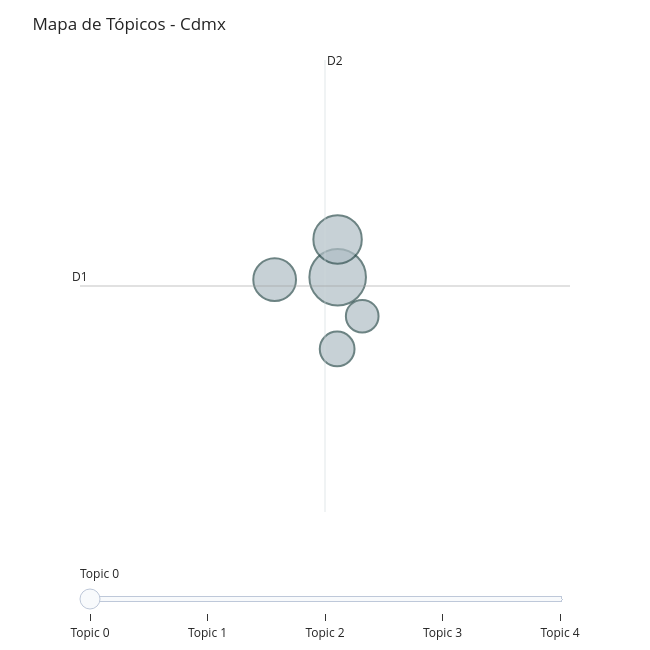
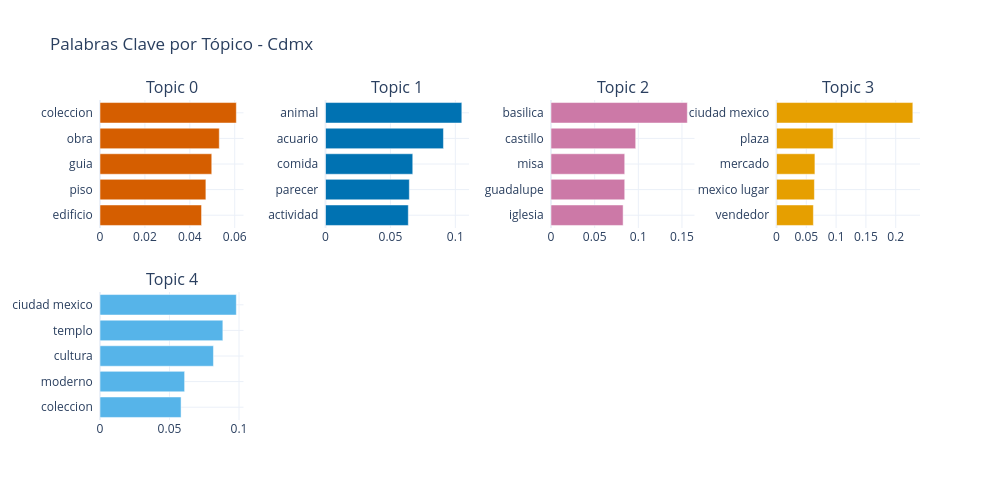
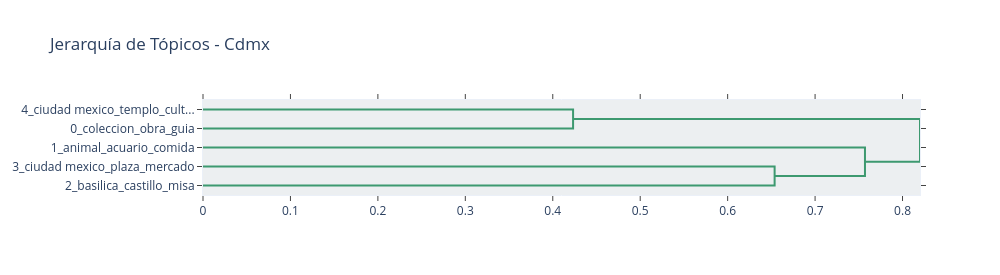

The cell these charts' notebook holds for them, in order:
### Code cell
# ===== VISUALIZACIONES INTERACTIVAS DE BERTOPIC =====

print(f"Visualizaciones interactivas de BERTopic para {CIUDAD_ANALIZAR}:")
print(f"Tópicos identificados: {len(topic_info)} (incluyendo outliers si los hay)")

# Validar si tenemos suficientes tópicos para visualizaciones
num_topicos_validos = len([t for t in topic_info['Topic'] if t != -1])
print(f"Tópicos válidos (sin outliers): {num_topicos_validos}")

if num_topicos_validos < 2:
    print("⚠️ ADVERTENCIA: Muy pocos tópicos identificados para generar visualizaciones interactivas.")
    print("💡 Esto puede deberse a:")
    print("   - Textos muy similares después de la limpieza")
    print("   - Dataset pequeño para la ciudad seleccionada")
    print("   - Parámetros de clustering muy restrictivos")
    print("\n📊 Mostrando información básica de tópicos:")
    for topic_id in topic_info['Topic']:
        if topic_id != -1:
            topic_words = topic_model.get_topic(topic_id)
            print(f"\nTópico {topic_id}: {topic_names.get(topic_id, 'Sin nombre')}")
            print(f"Palabras clave: {', '.join([word for word, _ in topic_words[:8]])}")
            print(f"Documentos: {topic_info[topic_info['Topic'] == topic_id]['Count'].iloc[0]}")
else:
    # Intentar generar visualizaciones con manejo de errores
    try:
        print("\n🗺️ Generando mapa de tópicos...")
        fig_intertopic = topic_model.visualize_topics()
        fig_intertopic.update_layout(title=f"Mapa de Tópicos - {CIUDAD_ANALIZAR}")
        fig_intertopic.show()
    except Exception as e:
        print(f"❌ Error al generar mapa de tópicos: {str(e)}")
        print("💡 Esto es normal con pocos tópicos o datos limitados")

    try:
        print("\n📊 Generando gráfico de barras...")
        fig_barchart = topic_model.visualize_barchart(top_n_topics=min(8, num_topicos_validos))
        fig_barchart.update_layout(title=f"Palabras Clave por Tópico - {CIUDAD_ANALIZAR}")
        fig_barchart.show()
    except Exception as e:
        print(f"❌ Error al generar gráfico de barras: {str(e)}")
        print("🔧 Mostrando información alternativa de palabras clave:")
        for topic_id in topic_info['Topic'][:5]:  # Mostrar máximo 5 tópicos
            if topic_id != -1:
                topic_words = topic_model.get_topic(topic_id)
                print(f"\n📈 {topic_names.get(topic_id, f'Tópico {topic_id}')}:")
                print(f"   {', '.join([f'{word}({score:.3f})' for word, score in topic_words[:5]])}")

    try:
        print("\n🌳 Generando jerarquía de tópicos...")
        if num_topicos_validos >= 3:  # Necesitamos al menos 3 tópicos para jerarquía
            fig_hierarchy = topic_model.visualize_hierarchy()
            fig_hierarchy.update_layout(title=f"Jerarquía de Tópicos - {CIUDAD_ANALIZAR}")
            fig_hierarchy.show()
        else:
            print("⚠️ Se necesitan al menos 3 tópicos para mostrar jerarquía")
    except Exception as e:
        print(f"❌ Error al generar jerarquía: {str(e)}")

# Información adicional sobre la calidad del modelado
print(f"\n📋 Resumen del modelado:")
print(f"✅ Textos analizados: {len(texts)}")
print(f"🎯 Tópicos encontrados: {num_topicos_validos}")
print(f"📊 Distribución:")
for i, (topico, count) in enumerate(topico_counts.head(5).items()):
    print(f"   {i+1}. {topico}: {count} opiniones ({count/len(df_con_topicos)*100:.1f}%)")

if num_topicos_validos <= 3:
    print(f"\n💡 Sugerencias para mejorar el modelado:")
    print(f"   - Reducir min_cluster_size en HDBSCAN (actualmente: {hdbscan_model.min_cluster_size})")
    print(f"   - Incluir más ciudades en el análisis")
    print(f"   - Ajustar parámetros de limpieza de texto")
    print(f"   - Verificar diversidad en los textos de entrada")

### Figure 1 — Plotly figure (JSON) as saved in the notebook; plotly's stock layout.template omitted (floating-point values rounded to 4 significant figures)
{"data": [{"customdata": [[0, "coleccion | obra | guia | piso | edificio", 135], [1, "animal | acuario | comida | parecer | actividad", 99], [2, "basilica | castillo | misa | guadalupe | iglesia", 77], [3, "ciudad mexico | plaza | mercado | mexico lugar | vendedor", 51], [4, "ciudad mexico | templo | cultura | moderno | coleccion", 45]], "hovertemplate": "<b>Topic %{customdata[0]}</b><br>%{customdata[1]}<br>Size: %{customdata[2]}", "legendgroup": "", "marker": {"color": "#B0BEC5", "line": {"color": "DarkSlateGrey", "width": 2}, "size": [135, 99, 77, 51, 45], "sizemode": "area", "sizeref": 0.08438, "symbol": "circle"}, "mode": "markers", "name": "", "orientation": "v", "showlegend": false, "type": "scatter", "x": [18.49, 18.49, 17.63, 18.48, 18.82], "xaxis": "x", "y": [23.66, 24.43, 23.61, 22.2, 22.87], "yaxis": "y"}], "layout": {"annotations": [{"showarrow": false, "text": "D1", "x": 14.99, "y": 23.48, "yshift": 10}, {"showarrow": false, "text": "D2", "x": 18.32, "xshift": 10, "y": 28.1}], "height": 650, "hoverlabel": {"bgcolor": "white", "font": {"family": "Rockwell", "size": 16}}, "legend": {"itemsizing": "constant", "tracegroupgap": 0}, "margin": {"t": 60}, "shapes": [{"line": {"color": "#CFD8DC", "width": 2}, "type": "line", "x0": 18.32, "x1": 18.32, "y0": 18.87, "y1": 28.1}, {"line": {"color": "#9E9E9E", "width": 2}, "type": "line", "x0": 14.99, "x1": 21.65, "y0": 23.48, "y1": 23.48}], "sliders": [{"active": 0, "pad": {"t": 50}, "steps": [{"args": [{"marker.color": [["red", "#B0BEC5", "#B0BEC5", "#B0BEC5", "#B0BEC5"]]}], "label": "Topic 0", "method": "update"}, {"args": [{"marker.color": [["#B0BEC5", "red", "#B0BEC5", "#B0BEC5", "#B0BEC5"]]}], "label": "Topic 1", "method": "update"}, {"args": [{"marker.color": [["#B0BEC5", "#B0BEC5", "red", "#B0BEC5", "#B0BEC5"]]}], "label": "Topic 2", "method": "update"}, {"args": [{"marker.color": [["#B0BEC5", "#B0BEC5", "#B0BEC5", "red", "#B0BEC5"]]}], "label": "Topic 3", "method": "update"}, {"args": [{"marker.color": [["#B0BEC5", "#B0BEC5", "#B0BEC5", "#B0BEC5", "red"]]}], "label": "Topic 4", "method": "update"}]}], "title": {"text": "Mapa de Tópicos - Cdmx"}, "width": 650, "xaxis": {"anchor": "y", "domain": [0, 1], "range": [14.99, 21.65], "title": {"text": ""}, "visible": false}, "yaxis": {"anchor": "x", "domain": [0, 1], "range": [18.87, 28.1], "title": {"text": ""}, "visible": false}}}

### Figure 2 — Plotly figure (JSON) as saved in the notebook; plotly's stock layout.template omitted (floating-point values rounded to 4 significant figures)
{"data": [{"marker": {"color": "#D55E00"}, "orientation": "h", "type": "bar", "x": [0.04522, 0.04715, 0.04977, 0.05312, 0.06071], "xaxis": "x", "y": ["edificio  ", "piso  ", "guia  ", "obra  ", "coleccion  "], "yaxis": "y"}, {"marker": {"color": "#0072B2"}, "orientation": "h", "type": "bar", "x": [0.06378, 0.06457, 0.06722, 0.09086, 0.105], "xaxis": "x2", "y": ["actividad  ", "parecer  ", "comida  ", "acuario  ", "animal  "], "yaxis": "y2"}, {"marker": {"color": "#CC79A7"}, "orientation": "h", "type": "bar", "x": [0.08258, 0.08443, 0.08443, 0.09699, 0.1561], "xaxis": "x3", "y": ["iglesia  ", "guadalupe  ", "misa  ", "castillo  ", "basilica  "], "yaxis": "y3"}, {"marker": {"color": "#E69F00"}, "orientation": "h", "type": "bar", "x": [0.06188, 0.06359, 0.06445, 0.09502, 0.2287], "xaxis": "x4", "y": ["vendedor  ", "mexico lugar  ", "mercado  ", "plaza  ", "ciudad mexico  "], "yaxis": "y4"}, {"marker": {"color": "#56B4E9"}, "orientation": "h", "type": "bar", "x": [0.05832, 0.06088, 0.08162, 0.08838, 0.09808], "xaxis": "x5", "y": ["coleccion  ", "moderno  ", "cultura  ", "templo  ", "ciudad mexico  "], "yaxis": "y5"}], "layout": {"annotations": [{"font": {"size": 16}, "showarrow": false, "text": "Topic 0", "x": 0.0875, "xanchor": "center", "xref": "paper", "y": 1, "yanchor": "bottom", "yref": "paper"}, {"font": {"size": 16}, "showarrow": false, "text": "Topic 1", "x": 0.3625, "xanchor": "center", "xref": "paper", "y": 1, "yanchor": "bottom", "yref": "paper"}, {"font": {"size": 16}, "showarrow": false, "text": "Topic 2", "x": 0.6375, "xanchor": "center", "xref": "paper", "y": 1, "yanchor": "bottom", "yref": "paper"}, {"font": {"size": 16}, "showarrow": false, "text": "Topic 3", "x": 0.9125, "xanchor": "center", "xref": "paper", "y": 1, "yanchor": "bottom", "yref": "paper"}, {"font": {"size": 16}, "showarrow": false, "text": "Topic 4", "x": 0.0875, "xanchor": "center", "xref": "paper", "y": 0.4, "yanchor": "bottom", "yref": "paper"}], "height": 500, "hoverlabel": {"bgcolor": "white", "font": {"family": "Rockwell", "size": 16}}, "showlegend": false, "title": {"text": "Palabras Clave por Tópico - Cdmx"}, "width": 1000, "xaxis": {"anchor": "y", "domain": [0, 0.175], "showgrid": true}, "xaxis2": {"anchor": "y2", "domain": [0.275, 0.45], "showgrid": true}, "xaxis3": {"anchor": "y3", "domain": [0.55, 0.725], "showgrid": true}, "xaxis4": {"anchor": "y4", "domain": [0.825, 1], "showgrid": true}, "xaxis5": {"anchor": "y5", "domain": [0, 0.175], "showgrid": true}, "xaxis6": {"anchor": "y6", "domain": [0.275, 0.45], "showgrid": true}, "xaxis7": {"anchor": "y7", "domain": [0.55, 0.725], "showgrid": true}, "xaxis8": {"anchor": "y8", "domain": [0.825, 1], "showgrid": true}, "yaxis": {"anchor": "x", "domain": [0.6, 1], "showgrid": true}, "yaxis2": {"anchor": "x2", "domain": [0.6, 1], "showgrid": true}, "yaxis3": {"anchor": "x3", "domain": [0.6, 1], "showgrid": true}, "yaxis4": {"anchor": "x4", "domain": [0.6, 1], "showgrid": true}, "yaxis5": {"anchor": "x5", "domain": [0, 0.4], "showgrid": true}, "yaxis6": {"anchor": "x6", "domain": [0, 0.4], "showgrid": true}, "yaxis7": {"anchor": "x7", "domain": [0, 0.4], "showgrid": true}, "yaxis8": {"anchor": "x8", "domain": [0, 0.4], "showgrid": true}}}

### Figure 3 — Plotly figure (JSON) as saved in the notebook; plotly's stock layout.template omitted (floating-point values rounded to 4 significant figures)
{"data": [{"hoverinfo": "text", "marker": {"color": "rgb(61,153,112)"}, "mode": "lines", "type": "scatter", "x": [0.0, 0.4232, 0.4232, 0.0], "xaxis": "x", "y": [-5.0, -5.0, -15.0, -15.0], "yaxis": "y"}, {"hoverinfo": "text", "marker": {"color": "rgb(61,153,112)"}, "mode": "lines", "type": "scatter", "x": [0.0, 0.6537, 0.6537, 0.0], "xaxis": "x", "y": [-35.0, -35.0, -45.0, -45.0], "yaxis": "y"}, {"hoverinfo": "text", "marker": {"color": "rgb(61,153,112)"}, "mode": "lines", "type": "scatter", "x": [0.0, 0.757, 0.757, 0.6537], "xaxis": "x", "y": [-25.0, -25.0, -40.0, -40.0], "yaxis": "y"}, {"hoverinfo": "text", "marker": {"color": "rgb(61,153,112)"}, "mode": "lines", "type": "scatter", "x": [0.4232, 0.82, 0.82, 0.757], "xaxis": "x", "y": [-10.0, -10.0, -32.5, -32.5], "yaxis": "y"}], "layout": {"autosize": false, "height": 275, "hoverlabel": {"bgcolor": "white", "font": {"family": "Rockwell", "size": 16}}, "hovermode": "closest", "plot_bgcolor": "#ECEFF1", "showlegend": false, "title": {"text": "Jerarquía de Tópicos - Cdmx"}, "width": 1000, "xaxis": {"mirror": "allticks", "rangemode": "tozero", "showgrid": false, "showline": true, "showticklabels": true, "ticks": "outside", "type": "linear", "zeroline": false}, "yaxis": {"mirror": "allticks", "range": [-50, 0], "rangemode": "tozero", "showgrid": false, "showline": true, "showticklabels": true, "tickmode": "array", "ticks": "outside", "ticktext": ["4_ciudad mexico_templo_cult...", "0_coleccion_obra_guia", "1_animal_acuario_comida", "3_ciudad mexico_plaza_mercado", "2_basilica_castillo_misa"], "tickvals": [-5, -15, -25, -35, -45], "type": "linear", "zeroline": false}}}
